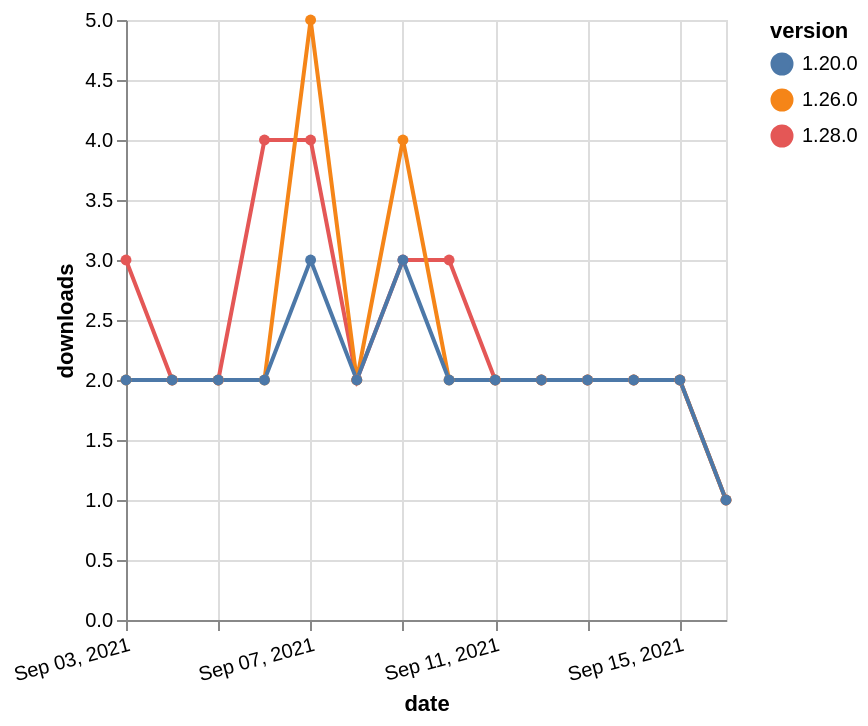

Source (Vega-Lite JSON):
### Vega-Lite specification from a JSON file in a GitHub repository (floating-point values rounded to 4 significant figures)
{"$schema": "https://vega.github.io/schema/vega-lite/v5.json", "description": "A simple bar chart with embedded data.", "data": {"values": [{"date": "2021-09-03", "total": 229, "delta": 3, "version": "1.28.0"}, {"date": "2021-09-04", "total": 231, "delta": 2, "version": "1.28.0"}, {"date": "2021-09-05", "total": 233, "delta": 2, "version": "1.28.0"}, {"date": "2021-09-06", "total": 237, "delta": 4, "version": "1.28.0"}, {"date": "2021-09-07", "total": 241, "delta": 4, "version": "1.28.0"}, {"date": "2021-09-08", "total": 243, "delta": 2, "version": "1.28.0"}, {"date": "2021-09-09", "total": 246, "delta": 3, "version": "1.28.0"}, {"date": "2021-09-10", "total": 249, "delta": 3, "version": "1.28.0"}, {"date": "2021-09-11", "total": 251, "delta": 2, "version": "1.28.0"}, {"date": "2021-09-12", "total": 253, "delta": 2, "version": "1.28.0"}, {"date": "2021-09-13", "total": 255, "delta": 2, "version": "1.28.0"}, {"date": "2021-09-14", "total": 257, "delta": 2, "version": "1.28.0"}, {"date": "2021-09-15", "total": 259, "delta": 2, "version": "1.28.0"}, {"date": "2021-09-16", "total": 260, "delta": 1, "version": "1.28.0"}, {"date": "2021-09-03", "total": 728, "delta": 2, "version": "1.26.0"}, {"date": "2021-09-04", "total": 730, "delta": 2, "version": "1.26.0"}, {"date": "2021-09-05", "total": 732, "delta": 2, "version": "1.26.0"}, {"date": "2021-09-06", "total": 734, "delta": 2, "version": "1.26.0"}, {"date": "2021-09-07", "total": 739, "delta": 5, "version": "1.26.0"}, {"date": "2021-09-08", "total": 741, "delta": 2, "version": "1.26.0"}, {"date": "2021-09-09", "total": 745, "delta": 4, "version": "1.26.0"}, {"date": "2021-09-10", "total": 747, "delta": 2, "version": "1.26.0"}, {"date": "2021-09-11", "total": 749, "delta": 2, "version": "1.26.0"}, {"date": "2021-09-12", "total": 751, "delta": 2, "version": "1.26.0"}, {"date": "2021-09-13", "total": 753, "delta": 2, "version": "1.26.0"}, {"date": "2021-09-14", "total": 755, "delta": 2, "version": "1.26.0"}, {"date": "2021-09-15", "total": 757, "delta": 2, "version": "1.26.0"}, {"date": "2021-09-16", "total": 758, "delta": 1, "version": "1.26.0"}, {"date": "2021-09-03", "total": 1930, "delta": 2, "version": "1.20.0"}, {"date": "2021-09-04", "total": 1932, "delta": 2, "version": "1.20.0"}, {"date": "2021-09-05", "total": 1934, "delta": 2, "version": "1.20.0"}, {"date": "2021-09-06", "total": 1936, "delta": 2, "version": "1.20.0"}, {"date": "2021-09-07", "total": 1939, "delta": 3, "version": "1.20.0"}, {"date": "2021-09-08", "total": 1941, "delta": 2, "version": "1.20.0"}, {"date": "2021-09-09", "total": 1944, "delta": 3, "version": "1.20.0"}, {"date": "2021-09-10", "total": 1946, "delta": 2, "version": "1.20.0"}, {"date": "2021-09-11", "total": 1948, "delta": 2, "version": "1.20.0"}, {"date": "2021-09-12", "total": 1950, "delta": 2, "version": "1.20.0"}, {"date": "2021-09-13", "total": 1952, "delta": 2, "version": "1.20.0"}, {"date": "2021-09-14", "total": 1954, "delta": 2, "version": "1.20.0"}, {"date": "2021-09-15", "total": 1956, "delta": 2, "version": "1.20.0"}, {"date": "2021-09-16", "total": 1957, "delta": 1, "version": "1.20.0"}]}, "width": "container", "mark": {"type": "line", "point": {"filled": true}}, "encoding": {"x": {"field": "date", "type": "temporal", "timeUnit": "yearmonthdate", "title": "date", "axis": {"labelAngle": -15}}, "y": {"field": "delta", "type": "quantitative", "title": "downloads"}, "color": {"field": "version", "type": "nominal"}, "tooltip": {"field": "delta"}}}
